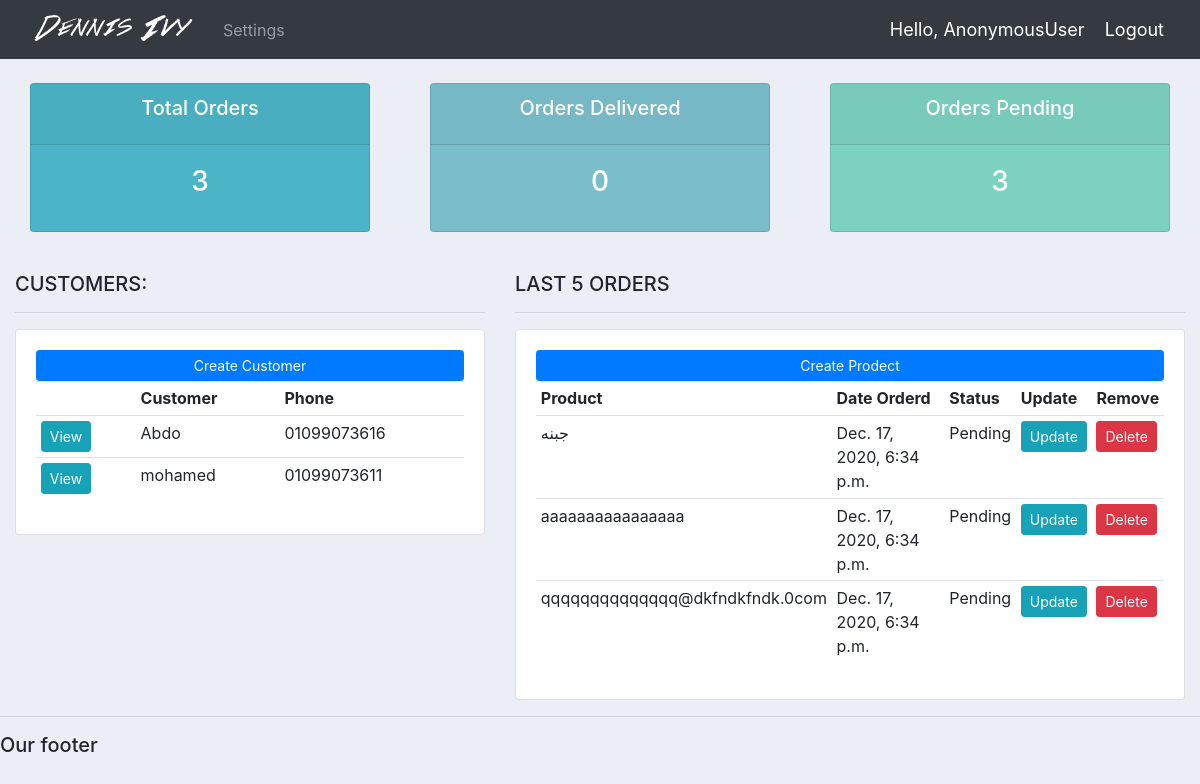
The page / on the database its author committed.
### A1/models.py (models this page shows, shortened)
class Customer(models.Model):
    name = models.CharField(max_length=200 , null=True)
    phone = models.CharField(max_length=200 , null=True)
    email = models.CharField(max_length=200, null=True)
    date_created = models.DateTimeField(auto_now_add=True , null=True)

class Order(models.Model):
    STATUS = (
        ('Pending', 'Pending'),
        ('Out of delivery', 'Out of delivery'),
        ('Delivered', 'Delivered'),
    )
    customer = models.ForeignKey(Customer, null=True, on_delete=models.SET_NULL)
    product = models.ForeignKey(Product, null=True, on_delete=models.SET_NULL)
    date_created = models.DateTimeField(auto_now_add=True, null=True)
    status = models.CharField(max_length=200, null=True , choices=STATUS)

class Product(models.Model):
    CATEGORY =(
        ('Indoor', 'Indoor'),
        ('Out Door', 'Out Door'),
    )
    name = models.CharField(max_length=200 , null=True)
    price = models.FloatField(null=True)
    category = models.CharField(max_length=200 , null=True,choices=CATEGORY)
    description = models.CharField(max_length=200 , null=True, blank=True)
    date_created = models.DateTimeField(auto_now_add=True , null=True)
    tags = models.ManyToManyField(Tag)
    def __str__(self):
        return self.name

### A1/views.py (the view)
# urls.py: path('', home, name='home'),
def home(request):
    orders = Order.objects.all()
    customers = Customer.objects.all()
    total_orders = Order.objects.count()
    delivered = orders.filter(status='Delivered').count()
    pending = orders.filter(status='Pending').count()
    context = {'customers': customers,
               'orders': orders,
               'delivered': delivered,
               'pending': pending,
               'total_orders': total_orders
               }
    return render(request, 'accounts/dashboard.html', context)

### A1/templates/accounts/dashboard.html
{%  extends 'accounts/main.html' %}
{% block content %}
{%  include 'accounts/status.html' %}
<br>
<div class="row">
	<div class="col-md-5">
		<h5>CUSTOMERS:</h5>
		<hr>
		<div class="card card-body">
			<a class="btn btn-primary  btn-sm btn-block" href="">Create Customer</a>
			<table class="table table-sm">
				<tr>
					<th></th>
					<th>Customer</th>
					<th>Phone</th>
				</tr>
				{% for customer in customers %}
					<tr>
						<td><a class="btn btn-sm btn-info" href="{% url 'customer' customer.id %}">View</a></td>
						<td>{{customer.name}}</td>
						<td>{{customer.phone}}</td>
					</tr>
				{% endfor %}
			</table>
		</div>
	</div>
	<div class="col-md-7">
		<h5>LAST 5 ORDERS</h5>
		<hr>
		<div class="card card-body">
			<a class="btn btn-primary  btn-sm btn-block" href="">Create Prodect</a>
			<table class="table table-sm">
				<tr>
					<th>Product</th>
					<th>Date Orderd</th>
					<th>Status</th>
					<th>Update</th>
					<th>Remove</th>
				</tr>
				{% for order in orders %}
					<tr>
						<td>{{order.product}}</td>
						<td>{{order.date_created}}</td>
						<td>{{order.status}}</td>
						<td><a class="btn btn-sm btn-info" href="{% url 'update_order' order.id %}">Update</a></td>
						<td><a class="btn btn-sm btn-danger" href="{% url 'delete_order' order.id %}">Delete</a></td>
					</tr>
				{% endfor %}
			</table>
		</div>
	</div>
</div>
{% endblock %}

### A1/static/css/main.css (style rules this page uses)
body { background-color: #ebeff5; }

### rows shown on the page
Customer: name "Abdo", phone "01099073616"
Customer: name "mohamed", phone "01099073611"
Order: product "جبنه", date_created "Dec. 17, 2020, 6:34 p.m.", status "Pending"
Order: product "aaaaaaaaaaaaaaaa", date_created "Dec. 17, 2020, 6:34 p.m.", status "Pending"
Order: product "qqqqqqqqqqqqqq@dkfndkfndk.0com", date_created "Dec. 17, 2020, 6:34 p.m.", status "Pending"

### other values the page prints
{{ request.user }} "AnonymousUser"
{{ total_orders }} "3"
{{ delivered }} "0"
{{ pending }} "3"
